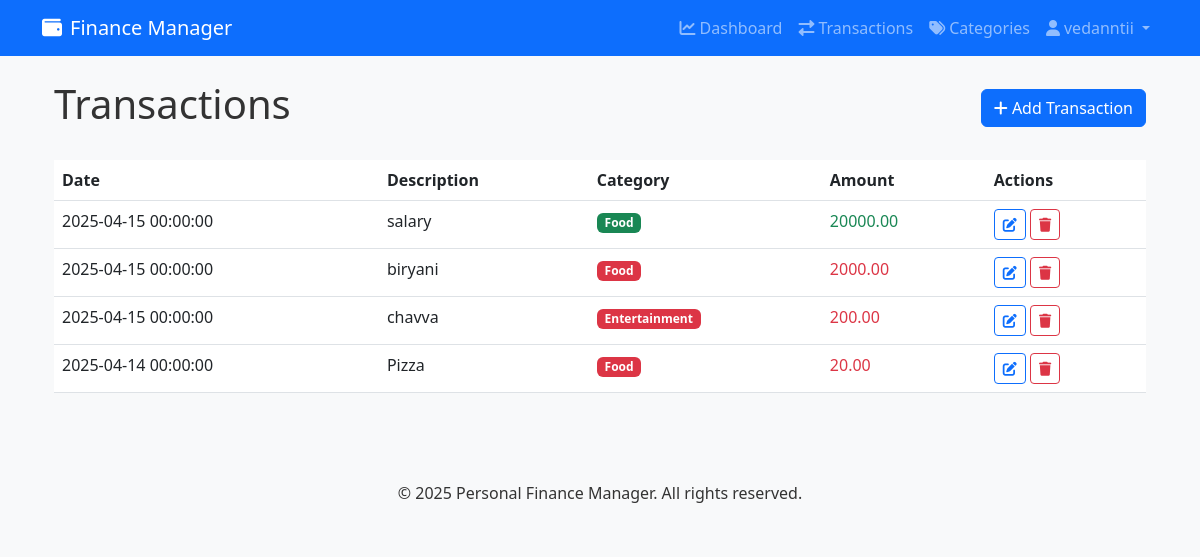
The page /transactions (signed in) on the database its author committed.
### tables this page shows
CREATE TABLE users (
                    id INTEGER PRIMARY KEY AUTOINCREMENT,
                    username TEXT UNIQUE NOT NULL,
                    email TEXT UNIQUE NOT NULL,
                    password_hash TEXT NOT NULL,
                    created_at TIMESTAMP DEFAULT CURRENT_TIMESTAMP
                );

CREATE TABLE transactions (
                    id INTEGER PRIMARY KEY AUTOINCREMENT,
                    amount REAL NOT NULL,
                    description TEXT,
                    date TIMESTAMP NOT NULL,
                    user_id INTEGER NOT NULL,
                    category_id INTEGER NOT NULL,
                    created_at TIMESTAMP DEFAULT CURRENT_TIMESTAMP,
                    FOREIGN KEY (user_id) REFERENCES users (id) ON DELETE CASCADE,
                    FOREIGN KEY (category_id) REFERENCES categories (id) ON DELETE CASCADE
                );

CREATE TABLE categories (
                    id INTEGER PRIMARY KEY AUTOINCREMENT,
                    name TEXT NOT NULL,
                    type TEXT NOT NULL,
                    user_id INTEGER NOT NULL,
                    created_at TIMESTAMP DEFAULT CURRENT_TIMESTAMP,
                    FOREIGN KEY (user_id) REFERENCES users (id) ON DELETE CASCADE
                );

### app.py (the view, shortened to what this page needs)
@app.route('/transactions', methods=['GET', 'POST'])
@login_required
def transactions():
    print("Transactions route accessed")
    connection = get_db_connection()
    if not connection:
        print("Database connection failed")
        flash('Database connection error', 'danger')
        return redirect(url_for('index'))
    try:
        cursor = connection.cursor()
        try:
            print("Fetching transactions")
            cursor.execute("""
                SELECT t.*, c.name as category_name, c.type as category_type
                FROM transactions t
                JOIN categories c ON t.category_id = c.id
                WHERE t.user_id = ?
                ORDER BY t.date DESC
            """, (current_user.id,))
            transactions_list = cursor.fetchall()
            for transaction in transactions_list:
                if isinstance(transaction['date'], str):
                    try:
                        transaction['date'] = datetime.strptime(transaction['date'], '%Y-%m-%d')
                    except ValueError:
                        pass
            print(f"Found {len(transactions_list)} transactions")
        except Exception as e:
            print(f"Error fetching transactions: {e}")
            transactions_list = []
        try:
            print("Fetching categories")
            cursor.execute("SELECT * FROM categories WHERE user_id = ? ORDER BY type, name", (current_user.id,))
            categories = cursor.fetchall()
            print(f"Found {len(categories)} categories")
        except Exception as e:
            print(f"Error fetching categories: {e}")
            categories = []
        cursor.close()
        connection.close()
        print("Rendering transactions template")
        return render_template('transactions.html', transactions=transactions_list, categories=categories)
    except Exception as e:
        print(f"Error in transactions page: {e}")
        import traceback
        traceback.print_exc()
        flash('Error loading transactions', 'danger')
        return redirect(url_for('index'))

### app.py (called while the page is built)
def get_db_connection():
    try:
        connection = sqlite3.connect(app.config['DATABASE'])
        connection.row_factory = sqlite3.Row
        return connection
    except Exception as e:
        print(f"Error connecting to SQLite: {e}")
        return None

@login_manager.user_loader
def load_user(user_id):
    connection = get_db_connection()
    if connection:
        try:
            cursor = connection.cursor()
            cursor.execute("SELECT * FROM users WHERE id = ?", (user_id,))
            user_data = cursor.fetchone()
            if user_data:
                return User(dict(user_data))
        except Exception as e:
            print(f"Error loading user: {e}")
    return None

### templates/transactions.html (shortened to what this page needs)
{% extends "base.html" %}
{% block content %}
<div class="container mt-4">
    <div class="d-flex justify-content-between align-items-center mb-4">
        <h1>Transactions</h1>
        <button type="button" class="btn btn-primary" data-bs-toggle="modal" data-bs-target="#transactionModal">
            <i class="fas fa-plus"></i> Add Transaction
        </button>
    </div>
    {% if transactions %}
    <div class="table-responsive">
        <table class="table table-hover">
            <thead>
                <tr>
                    <th>Date</th>
                    <th>Description</th>
                    <th>Category</th>
                    <th>Amount</th>
                    <th>Actions</th>
                </tr>
            </thead>
            <tbody>
                {% for transaction in transactions %}
                <tr>
                    <td>
                        {% if transaction.date is string %}
                            {{ transaction.date }}
                        {% else %}
                            {{ transaction.date.strftime('%Y-%m-%d') }}
                        {% endif %}
                    </td>
                    <td>{{ transaction.description }}</td>
                    <td>
                        <span class="badge {% if transaction.category_type == 'income' %}bg-success{% else %}bg-danger{% endif %}">
                            {{ transaction.category_name }}
                        </span>
                    </td>
                    <td class="{% if transaction.category_type == 'income' %}text-success{% else %}text-danger{% endif %}">
                        {{ "%.2f"|format(transaction.amount) }}
                    </td>
                    <td>
                        <button class="btn btn-sm btn-outline-primary edit-transaction"
                                data-transaction-id="{{ transaction.id }}"
                                data-bs-toggle="modal"
                                data-bs-target="#transactionModal">
                            <i class="fas fa-edit"></i>
                        </button>
                        <button class="btn btn-sm btn-outline-danger delete-transaction"
                                data-transaction-id="{{ transaction.id }}">
                            <i class="fas fa-trash"></i>
                        </button>
                    </td>
                </tr>
                {% endfor %}
            </tbody>
        </table>
    </div>
    {% else %}
    <div class="alert alert-info">
        No transactions found. Add your first transaction using the button above.
    </div>
    {% endif %}
</div>
{% endblock %}

### templates/base.html (shortened to what this page needs)
<!DOCTYPE html>
<html lang="en">
<head>
    <link href="https://cdn.jsdelivr.net/npm/bootstrap@5.3.0/dist/css/bootstrap.min.css" rel="stylesheet">
    <link rel="stylesheet" href="https://cdnjs.cloudflare.com/ajax/libs/font-awesome/6.0.0/css/all.min.css">
    <link rel="stylesheet" href="{{ url_for('static', filename='css/style.css') }}">
</head>
<body>
    <nav class="navbar navbar-expand-lg navbar-dark bg-primary">
        <div class="container">
            <a class="navbar-brand" href="{{ url_for('index') }}">
                <i class="fas fa-wallet me-2"></i>Finance Manager
            </a>
            <div class="collapse navbar-collapse" id="navbarNav">
                <ul class="navbar-nav ms-auto">
                    {% if current_user.is_authenticated %}
                        <li class="nav-item">
                            <a class="nav-link" href="{{ url_for('dashboard') }}">
                                <i class="fas fa-chart-line me-1"></i>Dashboard
                            </a>
                        </li>
                        <li class="nav-item">
                            <a class="nav-link" href="{{ url_for('transactions') }}">
                                <i class="fas fa-exchange-alt me-1"></i>Transactions
                            </a>
                        </li>
                        <li class="nav-item">
                            <a class="nav-link" href="{{ url_for('categories') }}">
                                <i class="fas fa-tags me-1"></i>Categories
                            </a>
                        </li>
                        <li class="nav-item dropdown">
                            <a class="nav-link dropdown-toggle" href="#" id="navbarDropdown" role="button" data-bs-toggle="dropdown">
                                <i class="fas fa-user me-1"></i>{{ current_user.username }}
                            </a>
                        </li>
                    {% endif %}
                </ul>
            </div>
        </div>
    </nav>
    <div class="container mt-4">
        {% block content %}{% endblock %}
    </div>
    <footer class="bg-light py-4 mt-5">
        <div class="container text-center">
            <p class="mb-0">&copy; 2025 Personal Finance Manager. All rights reserved.</p>
        </div>
    </footer>
</body>
</html>

### static/css/style.css (style rules this page uses)
body { font-family: 'Segoe UI', Tahoma, Geneva, Verdana, sans-serif; background-color: #f8f9fa; color: #333; }

### rows shown on the page
users: username "vedanntii"
transactions: amount "20000.00"
transactions: amount "2000.00"
transactions: amount "200.00"
transactions: amount "20.00"
